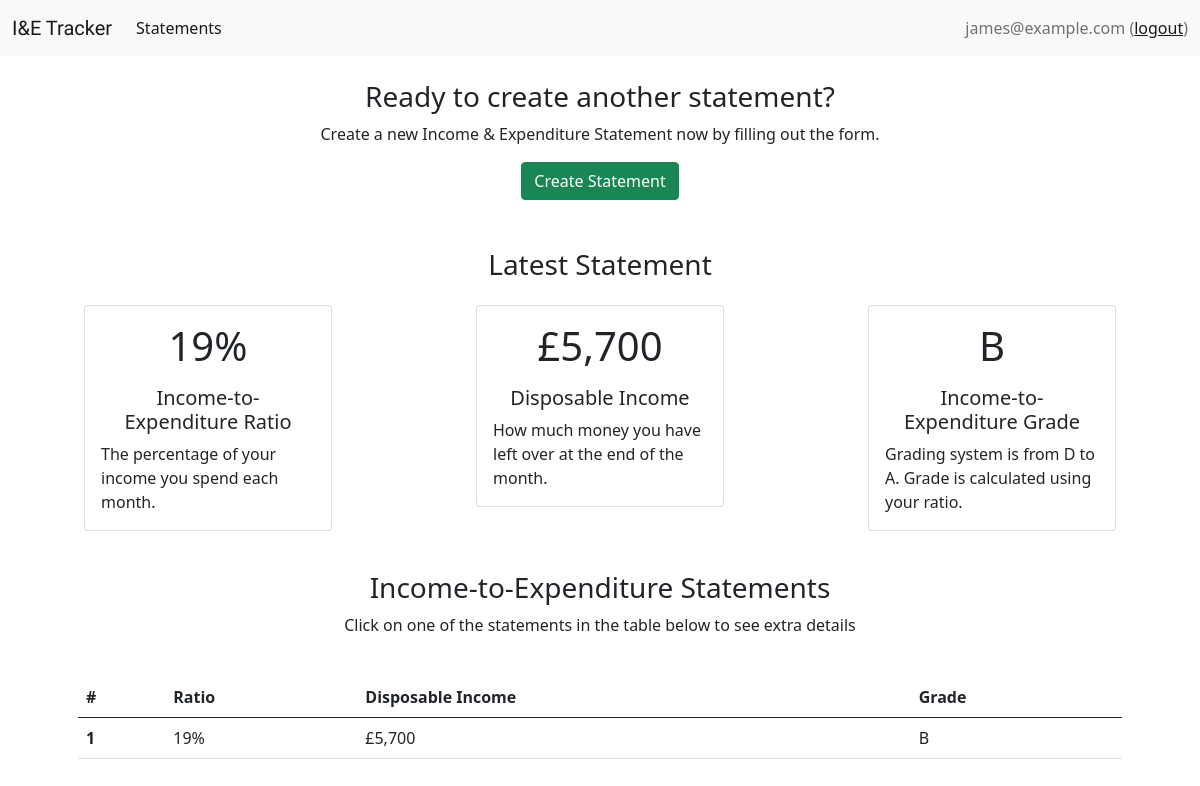
The app's page /statements (signed in) with its own data.
### income_expenditure/models.py (models this page shows)
class IEStatement(models.Model):
    person = models.ForeignKey(Person, on_delete=models.CASCADE)
    salary = models.PositiveIntegerField()
    income_other = models.PositiveIntegerField()
    mortgage = models.PositiveIntegerField()
    rent = models.PositiveIntegerField()
    utilities = models.PositiveIntegerField()
    travel = models.PositiveIntegerField()
    food = models.PositiveIntegerField()
    loans = models.PositiveIntegerField()
    credit_cards = models.PositiveIntegerField()
    expenditure_other = models.PositiveIntegerField()
    @property
    def income(self):
        return self.salary + self.income_other
    @property
    def expenditure(self):
        return sum([self.mortgage, self.rent, self.utilities, self.travel, self.food, self.loans, self.credit_cards,
                    self.expenditure_other])
    @property
    def income_expenditure_ratio(self, percentage=True):
        return self.expenditure / self.income
    @property
    def income_expenditure_grade(self):
        ratio = self.income_expenditure_ratio
        if ratio < 0.1:
            return 'A'
        elif ratio < 0.3:
            return 'B'
        elif ratio < 0.5:
            return 'C'
        else:
            return 'D'
    @property
    def disposable_income(self):
        return self.income - self.expenditure

### income_expenditure/views.py (the view)
# urls.py: path('statements', IEStatementList.as_view(), name='statements'),
class IEStatementList(LoginRequiredMixin, ListView):
    template_name = 'income_expenditure/statement_list.html'
    model = IEStatement
    def get_context_data(self, **kwargs):
        context = super().get_context_data(**kwargs)
        if self.get_queryset().count() > 0:
            context['latest_statement'] = self.get_queryset().latest('id')
        return context
    def get_queryset(self):
        if hasattr(self.request.user, 'person'):
            return IEStatement.objects.filter(person=self.request.user.person).order_by('-id')
        else:
            return IEStatement.objects.none()

### income_expenditure/templates/income_expenditure/statement_list.html (shortened to what this page needs)
{% extends 'income_expenditure/base.html' %}
{% load humanize %}
{% block statements_active %}
active
{% endblock %}
{% block content %}
    {% if latest_statement %}
    <div class="container-fluid p-4" id="current-ie-status">
        <h3 class="text-center">Ready to create another statement?</h3>
        <p class="text-center">Create a new Income &amp; Expenditure Statement now by filling out the form.</p>
        <a href="/statements/new" style="text-decoration:none"><button class="btn btn-success d-flex m-auto">Create Statement</button></a>
        <h3 class="text-center mt-5">Latest Statement</h3>
        <div class="row py-3 g-5">
            <div class="col" id="current-ie-ratio">
                <div class="card mx-5 pt-3">
                    <h1 class="m-auto">{% widthratio latest_statement.income_expenditure_ratio 1 100 %}%</h1>
                    <div class="card-body">
                        <h5 class="card-title text-center">Income-to-Expenditure Ratio</h5>
                        <p class="card-text">The percentage of your income you spend each month.</p>
                    </div>
                </div>
            </div>
            <div class="col" id="current-disposable-income">
                <div class="card mx-5 pt-3">
                    <h1 class="m-auto">£{{ latest_statement.disposable_income|intcomma }}</h1>
                    <div class="card-body">
                        <h5 class="card-title text-center">Disposable Income</h5>
                        <p class="card-text">
                            How much money you have left over at the end of the month.
                        </p>
                    </div>
                </div>
            </div>
            <div class="col" id="current-ie-grade">
                <div class="card mx-5 pt-3">
                    <h1 class="m-auto">{{ latest_statement.income_expenditure_grade }}</h1>
                    <div class="card-body">
                        <h5 class="card-title text-center">Income-to-Expenditure Grade</h5>
                        <p class="card-text">
                            Grading system is from D to A. Grade is calculated using your ratio.
                        </p>
                    </div>
                </div>
            </div>
        </div>
    </div>
    <div class="container-fluid" id="statement-list">
        <h3 class="text-center">Income-to-Expenditure Statements</h3>
        <p class="text-center">Click on one of the statements in the table below to see extra details</p>
        <div class="container px-5 pt-4" id="table-container">
            <table class="table table-hover">
                <thead>
                    <tr>
                        <th scope="col">#</th>
                        <th scope="col">Ratio</th>
                        <th scope="col">Disposable Income</th>
                        <th scope="col">Grade</th>
                    </tr>
                </thead>
                <tbody>
                    {% for statement in object_list  %}
                    <tr style="cursor:pointer" onclick="window.location='/statements/{{ statement.id }}'">
                        <th scope="row">{{ statement.id }}</th>
                        <td>{% widthratio statement.income_expenditure_ratio 1 100 %}%</td>
                        <td>£{{ statement.disposable_income|intcomma }}</td>
                        <td>{{ statement.income_expenditure_grade }}</td>
                    </tr>
                    {% endfor %}
                </tbody>
            </table>
        </div>
    </div>
    {% endif %}
{% endblock %}

### income_expenditure/templates/income_expenditure/base.html (shortened to what this page needs)
<!DOCTYPE html>
<html lang="en">
<head>
    <link href="https://cdn.jsdelivr.net/npm/bootstrap@5.0.0-beta2/dist/css/bootstrap.min.css" rel="stylesheet">
</head>
<body>
<nav class="navbar navbar-expand-lg navbar-light bg-light">
    <div class="container-fluid">
        <a class="navbar-brand" href="/statements" style="font-family:'Hammersmith One'">I&amp;E Tracker</a>
        <div class="collapse navbar-collapse" id="navbarNavDropdown">
            <ul class="navbar-nav" style="flex-grow:1">
                <li class="nav-item">
                    <a class="nav-link {% block statements_active %}{% endblock statements_active %}" aria-current="page" href="/statements">Statements</a>
                </li>
            </ul>
            <ul class="navbar-nav">
                <li class="nav-item">
                    {% if request.user.is_authenticated %}
                        <span class="navbar-text">{{ request.user.username }} (<a href="/accounts/logout">logout</a>)</span>
                    {% else %}
                        <a class="nav-link" href="/accounts/login">Login</a>
                    {% endif %}
                </li>
            </ul>
        </div>
    </div>
</nav>
<div class="container-fluid">
    {% block content %}
    {% endblock %}
</div>
</body>
</html>

### records on screen
IEStatement: mortgage+rent+utilities "19", disposable_income "5,700", income_expenditure_grade "B", id "1"

### other values on screen
{{ request.user.username }} "james@example.com"
